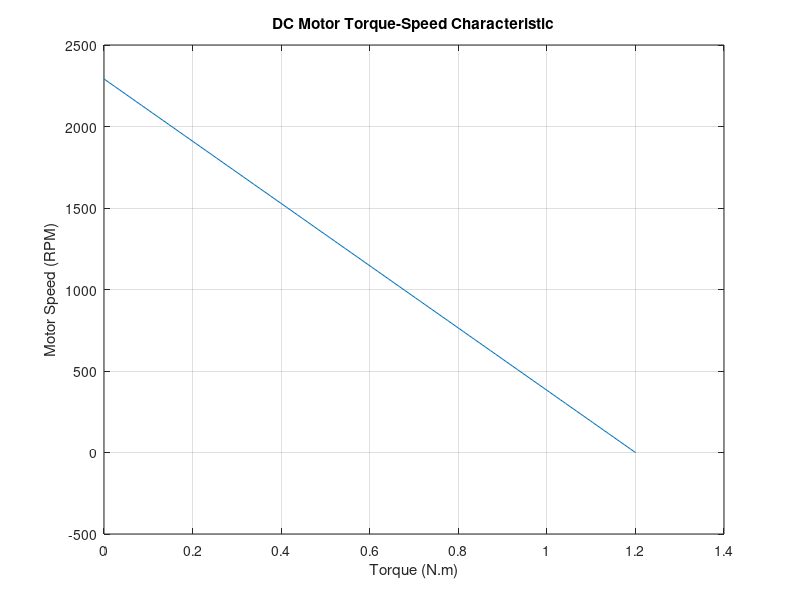
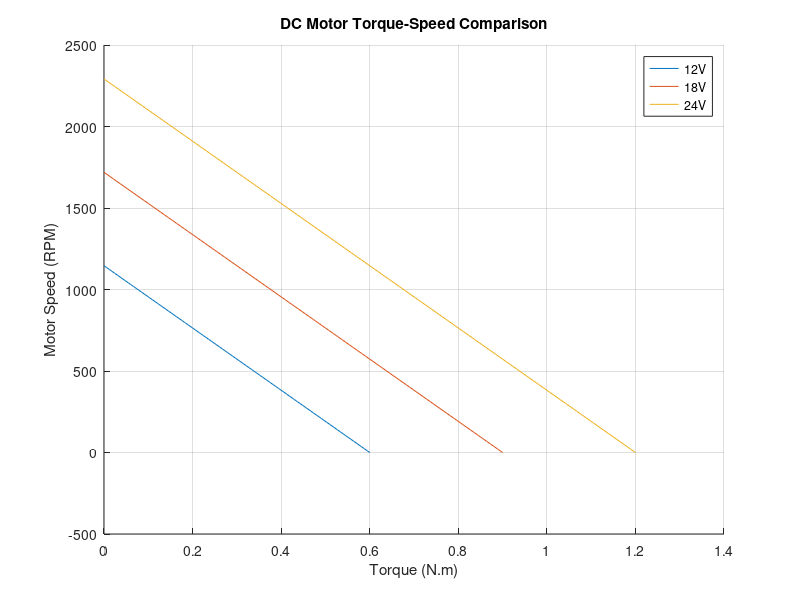
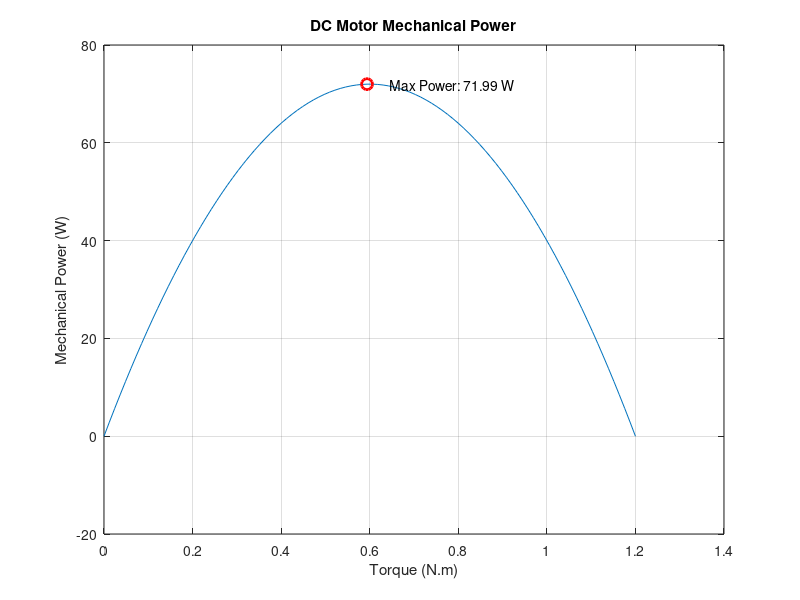

MATLAB code to generate these figures, in order:
V = 24;
R = 2;
Ke =0.1;
Kt = 0.1;

omega0 = V / Ke;
rpm0 =omega0 * 60 / (2*pi);

Istall = V / R;
Tstall = Kt * Istall;

T = linspace(0, Tstall, 100);

omega = (V - R * (T / Kt)) / Ke ;
rpm = omega * 60 / (2*pi);

plot(T, rpm);
title('DC Motor Torque-Speed Characteristic');
xlabel('Torque (N.m)');
ylabel('Motor Speed (RPM)');
grid on;

voltages = [12 18 24];

figure;
hold on;

for i = 1:3
    Vtest = voltages(i);
    Istall_test = Vtest / R;
    Tstall_test = Kt * Istall_test;
    Ttest = linspace(0, Tstall_test, 100);
    omega_test = (Vtest - R * (Ttest / Kt))/ Ke ;
    rpm_test = omega_test * 60 / (2*pi);

    plot(Ttest, rpm_test);
end

title('DC Motor Torque-Speed Comparison');
xlabel('Torque (N.m)');
ylabel('Motor Speed (RPM)');
legend('12V', '18V', '24V');
grid on;
hold off;

% Mechanical Power Analysis
P = T .* omega;

figure(3);
plot(T, P);
title('DC Motor Mechanical Power');
xlabel('Torque (N.m)');
ylabel('Mechanical Power (W)');
grid on;

[Pmax, idx] = max(P);

T_at_Pmax = T(idx);
rpm_at_Pmax = rpm(idx);

figure(3);
hold on;
plot(T_at_Pmax, Pmax, 'ro', 'MarkerSize',8, 'LineWidth',2);
text(T_at_Pmax + 0.05, Pmax, ...
    sprintf('Max Power: %.02f W', Pmax));
hold off;

fprintf(';\ln--- DC MOTOR ANALYSIS RESULTS ---\ln');
fprintf('Supply Voltage: %.0f V\n', V);
fprintf('No-load Speed: %.0f RPM\n', rpm0);
fprintf('Stall Torque: %.2f N.m\n', Tstall);
fprintf('Maximum Mechanical Power: %.2f W\n', Pmax);
fprintf('Torque at Maximum Power: %.2f N.m\n', T_at_Pmax);
fprintf('Speed at Maximum Power: %.0f RPM\n', rpm_at_Pmax);
